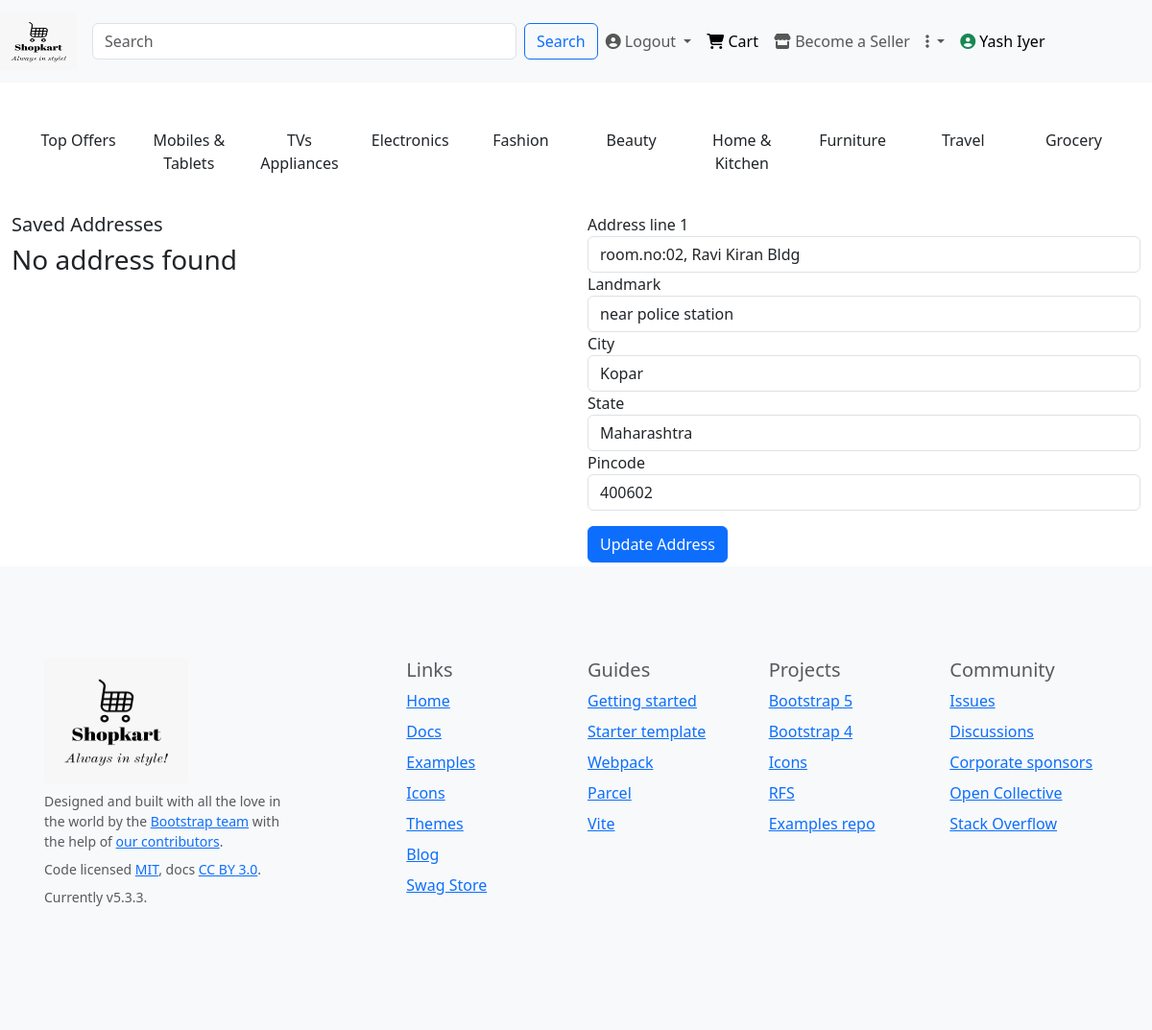
Screenshot of /update_address/1/ (signed in) with the database file from the repository.
### account/models.py (models this page shows, shortened)
class CustomUser(AbstractUser):
    contact = models.CharField(max_length=10,validators=[RegexValidator(regex=r'^\d{10}$',message='contact number must be exactly of 10 digits')])
    groups = models.ManyToManyField('auth.Group',related_name='account_user_set',blank=True)
    user_permissions=models.ManyToManyField('auth.Permission',related_name='account_user_permission_set',blank=True)
    class Meta:
        indexes = [
            models.Index(fields=['username']),
            models.Index(fields=['email']),
        ]

class Shipping_Address(models.Model):
    customer = models.ForeignKey(CustomerProfile,on_delete=models.CASCADE)
    address_line1 = models.CharField(max_length=50)
    landmark = models.CharField(max_length=50)
    city = models.CharField(max_length=50)
    state = models.CharField(max_length=50)
    pincode = models.CharField(max_length=6,validators=[RegexValidator(r'\d{6}$','Enter a valid 6 digit pincode')])

### account/views.py (the view, shortened to what this page needs)
# urls.py: path('update_address/<int:id>/',views.update_address,name='update_address'),
def update_address(request,id):
    update_address = Shipping_Address.objects.get(id=id)
    addresses = Shipping_Address.objects.filter(customer=request.user)
    context={
        'address':addresses,
        'update_address':update_address
    }
    return render(request,'address.html',context)

### templates/address.html (shortened to what this page needs)
{% extends "base.html" %}
{% block content %}
  <div class="container-fluid">
    <div class="row">
      <div class="col">
        <h5>Saved Addresses</h5>
        {% for i in address %}
        <span><strong>Address {{forloop.counter}} :</strong></span><a href="{% url 'confirm_order' i.id %}" class="nav-link"><p>{{i.address_line1}},{{i.landmark}}{{i.pincode}}</p></a>
        <a href="{% url 'update_address' i.id %}" class="btn btn-sm btn-warning">Edit</a>
        <a href="{% url 'remove_address' i.id %}" class="btn btn-sm btn-danger">Delete</a>
        <hr>
        {% empty %}
          <h3>No address found</h3>
        {% endfor %}
      </div>
      <div class="col">
        <form action="" method="post">
          <div class="col-12 m2">
            <label for="inputaddress">Address line 1</label>
            <input type="text" placeholder="1234 Main st" class="form-control" name="address" {% if update_address %} value="{{update_address.address_line1}}" {% endif %}  required>
          </div>
          <div class="col-12 m2">
            <label for="inputaddress">Landmark</label>
            <input type="text" placeholder="1234 Main st" class="form-control" name="landmark" {% if update_address %} value="{{update_address.landmark}}" {% endif %} required>
          </div>
          <div class="col-12 m2">
            <label for="inputaddress">City</label>
            <input type="text" placeholder="1234 Main st" class="form-control" name="city" {% if update_address %} value="{{update_address.city}}" {% endif %} required>
          </div>
          <div class="col-12 m2">
            <label for="inputaddress">State</label>
            <input type="text" placeholder="1234 Main st" class="form-control" name="state" {% if update_address %} value="{{update_address.state}}" {% endif %} required>
          </div>
          <div class="col-12 m2">
            <label for="inputpincode">Pincode</label>
            <input type="text" placeholder="450000" minlength="6" maxlength="6" name="pincode" class="form-control"{% if update_address %} value="{{update_address.pincode}}" {% endif %} required>
          </div>
          <div class="col-12">
            {% if update_address %}
            <button type="submit" class="btn btn-primary mt-3">Update Address</button>
            {% else %}
            <button type="submit" class="btn btn-primary mt-3">Add New Address</button>
            {% endif %}
          </div>
        </form>
      </div>
    </div>
  </div>
{% endblock content %}

### templates/base.html (shortened to what this page needs)
{% load static %}
<!DOCTYPE html>
<html lang="en">
<head>
    <link href="https://cdn.jsdelivr.net/npm/bootstrap@5.3.3/dist/css/bootstrap.min.css" rel="stylesheet">
</head>
<body>
    {% block header %}
    <div class="row">
        <nav class="navbar navbar-expand-lg bg-body-tertiary">
            <div class="container-fluid">
                <a class="navbar-brand" href="{% url 'index' %}">
                    <img src="{% static 'images/shopkart_logo_black.jpeg' %}" alt="Bootstrap" width="80" height="60">
                </a>
              <div class="collapse navbar-collapse" id="navbarSupportedContent">
                <form class="d-flex" role="search" action="{% url 'search_product' %}">
                    <input class="form-control me-2" type="search" placeholder="Search" size="40" aria-label="Search" name="search_bar">
                    <button class="btn btn-outline-primary" type="submit">Search</button>
                  </form>
                <ul class="navbar-nav me-auto mb-2 mb-lg-0">
                    <li class="nav-item dropdown">
                      {% if user.is_authenticated %}
                      <a class="nav-link dropdown-toggle" href="{% url 'signout' %}" role="button" aria-expanded="false">
                        <i class="fa-solid fa-circle-user"></i> Logout
                      </a>
                      {% else %}
                      <a class="nav-link dropdown-toggle" href="{% url 'signin' %}" role="button" aria-expanded="false">
                        <i class="fa-solid fa-circle-user"></i> Login
                      </a>
                      {% endif %}
                  </li>
                  <li class="nav-item">
                    <a class="nav-link active" aria-current="page" href="{% url 'cart' %}"><i class="fa-solid fa-cart-shopping"></i> Cart</a>
                  </li>
                  <li class="nav-item">
                    <a class="nav-link" href="{% url 'seller_signup' %}"><i class="fa-solid fa-store"></i> Become a Seller</a>
                  </li>
                  <li class="nav-item dropdown">
                    <a class="nav-link dropdown-toggle" href="#" role="button" data-bs-toggle="dropdown" aria-expanded="false">
                      <i class="fa-solid fa-ellipsis-vertical"></i>
                    </a>
                  </li>
                  {% if user.is_authenticated %}
                  <li class="nav-item">
                    <a class="nav-link active" aria-current="page" href="#"><i class="fa-solid fa-circle-user text-success"></i> {{user.first_name|capfirst}} {{user.last_name|capfirst}}</a>
                  </li>
                  {% endif %}
                </ul>
              </div>
            </div>
          </nav>
    </div>
      <div class="row bg-white m-2 p-3 f-size" >
        <div class="col text-center">
          <p>Top Offers</p>
        </div>
        <div class="col text-center">
          <a href="{% url 'category' %}?product=mobiles and tablets" class="nav-link">
            <p>Mobiles & Tablets</p>
          </a>
        </div>
        <div class="col text-center">
          <a href="{% url 'category' %}?product=tvs appliances" class="nav-link">
            <p>TVs Appliances</p>
          </a>
        </div>
        <div class="col text-center">
          <a href="{% url 'category' %}?product=electronics" class="nav-link">
            <p>Electronics</p>
          </a>
        </div>
        <div class="col text-center">
          <a href="{% url 'category' %}?product=fashion" class="nav-link">
          <p>Fashion</p>
          </a>
        </div>
        <div class="col text-center">
          <a href="{% url 'category' %}?product=beauty" class="nav-link">
            <p>Beauty</p>
          </a>
        </div>
        <div class="col text-center">
          <a href="{% url 'category' %}?product=home and kitchen" class="nav-link">
            <p>Home & Kitchen</p>
          </a>
        </div>
        <div class="col text-center">
          <a href="{% url 'category' %}?product=furnitures" class="nav-link">
            <p>Furniture</p>
          </a>
        </div>
        <div class="col text-center">
          <a href="{% url 'category' %}?product=travels" class="nav-link">
            <p>Travel</p>
          </a>
        </div>
        <div class="col text-center">
          <a href="{% url 'category' %}?product=groceries" class="nav-link">
            <p>Grocery</p>
          </a>
        </div>
      </div>
    {% endblock header %}
    {% block content %}
    {% endblock content %}
    {% block footer %}
    <footer class="bd-footer py-4 py-md-5 mt-1 bg-body-tertiary">
        <div class="container py-4 py-md-5 px-4 px-md-3 text-body-secondary">
          <div class="row">
            <div class="col-lg-3 mb-3">
              <a class="d-inline-flex align-items-center mb-2 text-body-emphasis text-decoration-none" href="/" aria-label="Bootstrap">
                <img src="{% static 'images/shopkart_logo_black.jpeg' %}" alt="Bootstrap" width="150" height="130">
              </a>
              <ul class="list-unstyled small">
                <li class="mb-2">Designed and built with all the love in the world by the <a href="/docs/5.3/about/team/">Bootstrap team</a> with the help of <a href="https://github.com/twbs/bootstrap/graphs/contributors">our contributors</a>.</li>
                <li class="mb-2">Code licensed <a href="https://github.com/twbs/bootstrap/blob/main/LICENSE" target="_blank" rel="license noopener">MIT</a>, docs <a href="https://creativecommons.org/licenses/by/3.0/" target="_blank" rel="license noopener">CC BY 3.0</a>.</li>
                <li class="mb-2">Currently v5.3.3.</li>
              </ul>
            </div>
            <div class="col-6 col-lg-2 offset-lg-1 mb-3">
              <h5>Links</h5>
              <ul class="list-unstyled">
                <li class="mb-2"><a href="/">Home</a></li>
                <li class="mb-2"><a href="/docs/5.3/">Docs</a></li>
                <li class="mb-2"><a href="/docs/5.3/examples/">Examples</a></li>
                <li class="mb-2"><a href="https://icons.getbootstrap.com/">Icons</a></li>
                <li class="mb-2"><a href="https://themes.getbootstrap.com/">Themes</a></li>
                <li class="mb-2"><a href="https://blog.getbootstrap.com/">Blog</a></li>
                <li class="mb-2"><a href="https://cottonbureau.com/people/bootstrap" target="_blank" rel="noopener">Swag Store</a></li>
              </ul>
            </div>
            <div class="col-6 col-lg-2 mb-3">
              <h5>Guides</h5>
              <ul class="list-unstyled">
                <li class="mb-2"><a href="/docs/5.3/getting-started/">Getting started</a></li>
                <li class="mb-2"><a href="/docs/5.3/examples/starter-template/">Starter template</a></li>
                <li class="mb-2"><a href="/docs/5.3/getting-started/webpack/">Webpack</a></li>
                <li class="mb-2"><a href="/docs/5.3/getting-started/parcel/">Parcel</a></li>
                <li class="mb-2"><a href="/docs/5.3/getting-started/vite/">Vite</a></li>
              </ul>
            </div>
            <div class="col-6 col-lg-2 mb-3">
              <h5>Projects</h5>
              <ul class="list-unstyled">
                <li class="mb-2"><a href="https://github.com/twbs/bootstrap" target="_blank" rel="noopener">Bootstrap 5</a></li>
                <li class="mb-2"><a href="https://github.com/twbs/bootstrap/tree/v4-dev" target="_blank" rel="noopener">Bootstrap 4</a></li>
                <li class="mb-2"><a href="https://github.com/twbs/icons" target="_blank" rel="noopener">Icons</a></li>
                <li class="mb-2"><a href="https://github.com/twbs/rfs" target="_blank" rel="noopener">RFS</a></li>
                <li class="mb-2"><a href="https://github.com/twbs/examples/" target="_blank" rel="noopener">Examples repo</a></li>
              </ul>
            </div>
            <div class="col-6 col-lg-2 mb-3">
              <h5>Community</h5>
              <ul class="list-unstyled">
                <li class="mb-2"><a href="https://github.com/twbs/bootstrap/issues" target="_blank" rel="noopener">Issues</a></li>
                <li class="mb-2"><a href="https://github.com/twbs/bootstrap/discussions" target="_blank" rel="noopener">Discussions</a></li>
                <li class="mb-2"><a href="https://github.com/sponsors/twbs" target="_blank" rel="noopener">Corporate sponsors</a></li>
                <li class="mb-2"><a href="https://opencollective.com/bootstrap" target="_blank" rel="noopener">Open Collective</a></li>
                <li class="mb-2"><a href="https://stackoverflow.com/questions/tagged/bootstrap-5" target="_blank" rel="noopener">Stack Overflow</a></li>
              </ul>
            </div>
          </div>
        </div>
      </footer>
    {% endblock footer %}
</body>
</html>

### rows the page displays
CustomUser: first_name "Yash", last_name "Iyer"
Shipping_Address: address "room.no:02, Ravi Kiran Bldg", landmark "near police station", city "Kopar", state "Maharashtra", pincode "400602"
